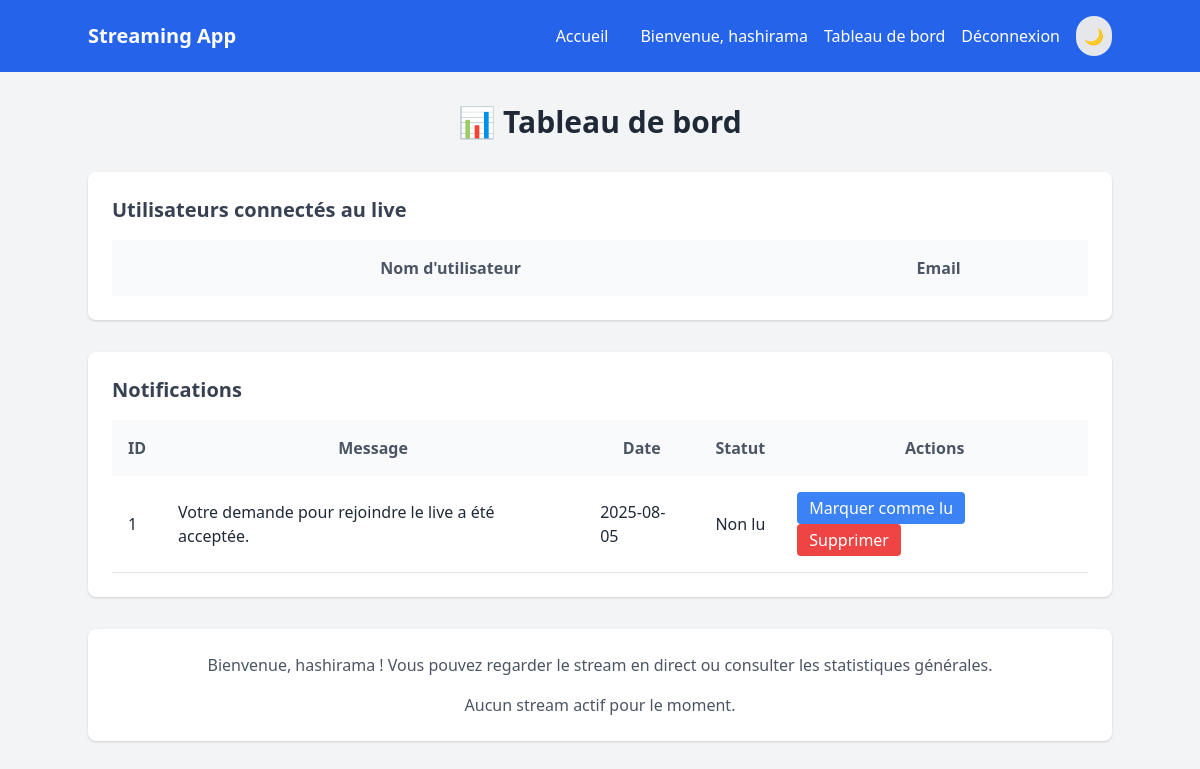
/dashboard (signed in), run on the app's committed database.
### tables this page shows
CREATE TABLE users (
            id INTEGER PRIMARY KEY AUTOINCREMENT,
            username TEXT UNIQUE NOT NULL,
            email TEXT UNIQUE NOT NULL,
            password TEXT NOT NULL,
            role TEXT NOT NULL,
            created_at TEXT NOT NULL,
            last_login TEXT,
            active INTEGER NOT NULL
        );

CREATE TABLE notifications (
            id INTEGER PRIMARY KEY AUTOINCREMENT,
            user_id INTEGER NOT NULL,
            message TEXT NOT NULL,
            created_at TEXT NOT NULL,
            read INTEGER NOT NULL DEFAULT 0,
            FOREIGN KEY (user_id) REFERENCES users (id)
        );

### app/routes/main.py (the view)
@main_bp.route('/dashboard')
@login_required
def dashboard():
    with get_db(current_app) as conn:
        total_users = conn.execute('SELECT COUNT(*) FROM users').fetchone()[0]
        total_admins = conn.execute('SELECT COUNT(*) FROM users WHERE role = ?', ('admin',)).fetchone()[0]
        recent_logins = conn.execute('SELECT username, last_login, email FROM users ORDER BY last_login DESC LIMIT 5').fetchall()
        total_watch_time = conn.execute('SELECT SUM(viewers) FROM analytics WHERE type = ?', ('hourly',)).fetchone()[0] or 0
        notifications = conn.execute('SELECT id, message, created_at, read FROM notifications WHERE user_id = ? ORDER BY created_at DESC', (session['user_id'],)).fetchall()
    dashboard_stats = {
        'total_users': total_users,
        'total_admins': total_admins,
        'recent_logins': [(row['username'], row['last_login'], row['email']) for row in recent_logins],
        'total_watch_time': total_watch_time,
        'notifications': [{'id': row['id'], 'message': row['message'], 'created_at': row['created_at'], 'read': row['read']} for row in notifications]
    }
    return render_template('dashboard.html', user=session, stats=stats, dashboard_stats=dashboard_stats, connected_users=connected_users)

### app/models/user.py (called while the page is built)
@contextmanager
def get_db(app):
    conn = sqlite3.connect(app.config['DATABASE'])
    conn.row_factory = sqlite3.Row
    try:
        yield conn
    finally:
        conn.close()

### app/routes/auth.py (called while the page is built)
def login_required(f):
    from functools import wraps
    @wraps(f)
    def decorated_function(*args, **kwargs):
        if 'user_id' not in session:
            flash('Veuillez vous connecter pour accéder à cette page.', 'error')
            return redirect(url_for('auth.login'))
        return f(*args, **kwargs)
    return decorated_function

### app/templates/dashboard.html (shortened to what this page needs)
{% extends 'base.html' %}
{% block content %}
    <header class="text-center mb-8">
        <h1 class="text-3xl font-bold text-gray-800 dark:text-gray-200">📊 Tableau de bord</h1>
    </header>
    <main>
        <div class="bg-white dark:bg-gray-800 p-6 rounded-lg shadow mb-8">
            <h3 class="text-xl font-semibold text-gray-700 dark:text-gray-200 mb-4">Utilisateurs connectés au live</h3>
            <div class="overflow-x-auto">
                <table class="w-full" id="connected-users-table">
                    <thead>
                        <tr class="bg-gray-50 dark:bg-gray-700 text-gray-600 dark:text-gray-400 font-semibold">
                            <th class="p-4">Nom d'utilisateur</th>
                            <th class="p-4">Email</th>
                        </tr>
                    </thead>
                </table>
            </div>
        </div>
        <div class="bg-white dark:bg-gray-800 p-6 rounded-lg shadow mb-8">
            <h3 class="text-xl font-semibold text-gray-700 dark:text-gray-200 mb-4">Notifications</h3>
            <div class="overflow-x-auto">
                <table class="w-full">
                    <thead>
                        <tr class="bg-gray-50 dark:bg-gray-700 text-gray-600 dark:text-gray-400 font-semibold">
                            <th class="p-4">ID</th>
                            <th class="p-4">Message</th>
                            <th class="p-4">Date</th>
                            <th class="p-4">Statut</th>
                            <th class="p-4">Actions</th>
                        </tr>
                    </thead>
                    <tbody id="notifications-table">
                        {% for notification in dashboard_stats.notifications %}
                        <tr class="border-b dark:border-gray-600 transition-all duration-300 {{ 'bg-gray-200 dark:bg-gray-600' if notification.read else '' }}" data-notification-id="{{ notification.id }}">
                            <td class="p-4 text-gray-800 dark:text-gray-200">{{ notification.id }}</td>
                            <td class="p-4 text-gray-800 dark:text-gray-200">{{ notification.message }}</td>
                            <td class="p-4 text-gray-800 dark:text-gray-200">{{ notification.created_at[:10] }}</td>
                            <td class="p-4 status text-gray-800 dark:text-gray-200">{{ 'Lu' if notification.read else 'Non lu' }}</td>
                            <td class="p-4">
                                {% if not notification.read %}
                                <button data-action="read" data-id="{{ notification.id }}" class="px-3 py-1 bg-blue-500 text-white rounded hover:bg-blue-600">Marquer comme lu</button>
                                {% endif %}
                                <button data-action="delete" data-id="{{ notification.id }}" class="px-3 py-1 bg-red-500 text-white rounded hover:bg-red-600">Supprimer</button>
                            </td>
                        </tr>
                        {% endfor %}
                    </tbody>
                </table>
            </div>
        </div>
        <div class="bg-white dark:bg-gray-800 p-6 rounded-lg shadow text-center">
            <p class="text-gray-600 dark:text-gray-400">Bienvenue, {{ session['username'] }} ! Vous pouvez regarder le stream en direct ou consulter les statistiques générales.</p>
            {% if stats.stream_active %}
                <a href="{{ url_for('main.stream') }}" class="mt-4 inline-block px-4 py-2 bg-blue-500 text-white rounded-lg hover:bg-blue-600 transition">Rejoindre le Stream</a>
            {% else %}
                <p class="mt-4 text-gray-600 dark:text-gray-400">Aucun stream actif pour le moment.</p>
            {% endif %}
        </div>
    </main>
{% endblock %}

### app/templates/base.html (shortened to what this page needs)
<!DOCTYPE html>
<html lang="fr" class="light">
<head>
    <link href="https://cdn.jsdelivr.net/npm/tailwindcss@2.2.19/dist/tailwind.min.css" rel="stylesheet">
</head>
<body class="bg-gray-100 dark:bg-gray-900 transition-colors duration-300">
    <nav class="bg-blue-600 dark:bg-blue-800 text-white p-4">
        <div class="container mx-auto flex justify-between items-center">
            <a href="{{ url_for('main.index') }}" class="text-xl font-bold">Streaming App</a>
            <div class="flex items-center space-x-4">
                <a href="{{ url_for('main.index') }}" class="mr-4">Accueil</a>
                {% if session['user_id'] %}
                    <span class="mr-4">Bienvenue, {{ session['username'] }}</span>
                    <a href="{{ url_for('main.dashboard') }}" class="mr-4">Tableau de bord</a>
                    <a href="{{ url_for('auth.logout') }}">Déconnexion</a>
                {% else %}
                    <a href="{{ url_for('auth.login') }}" class="mr-4">Connexion</a>
                    <a href="{{ url_for('auth.register') }}">Inscription</a>
                {% endif %}
                <button id="theme-toggle" class="p-2 rounded-full bg-gray-200 dark:bg-gray-700 text-gray-800 dark:text-gray-200">
                    <span class="dark:hidden">🌙</span>
                </button>
            </div>
        </div>
    </nav>
    <div class="container mx-auto py-8">
        {% block content %}{% endblock %}
    </div>
</body>
</html>

### data on the page
users: username "hashirama"
notifications: id "1", message "Votre demande pour rejoindre le live a été acceptée.", created_at "2025-08-05", read "Non lu"
